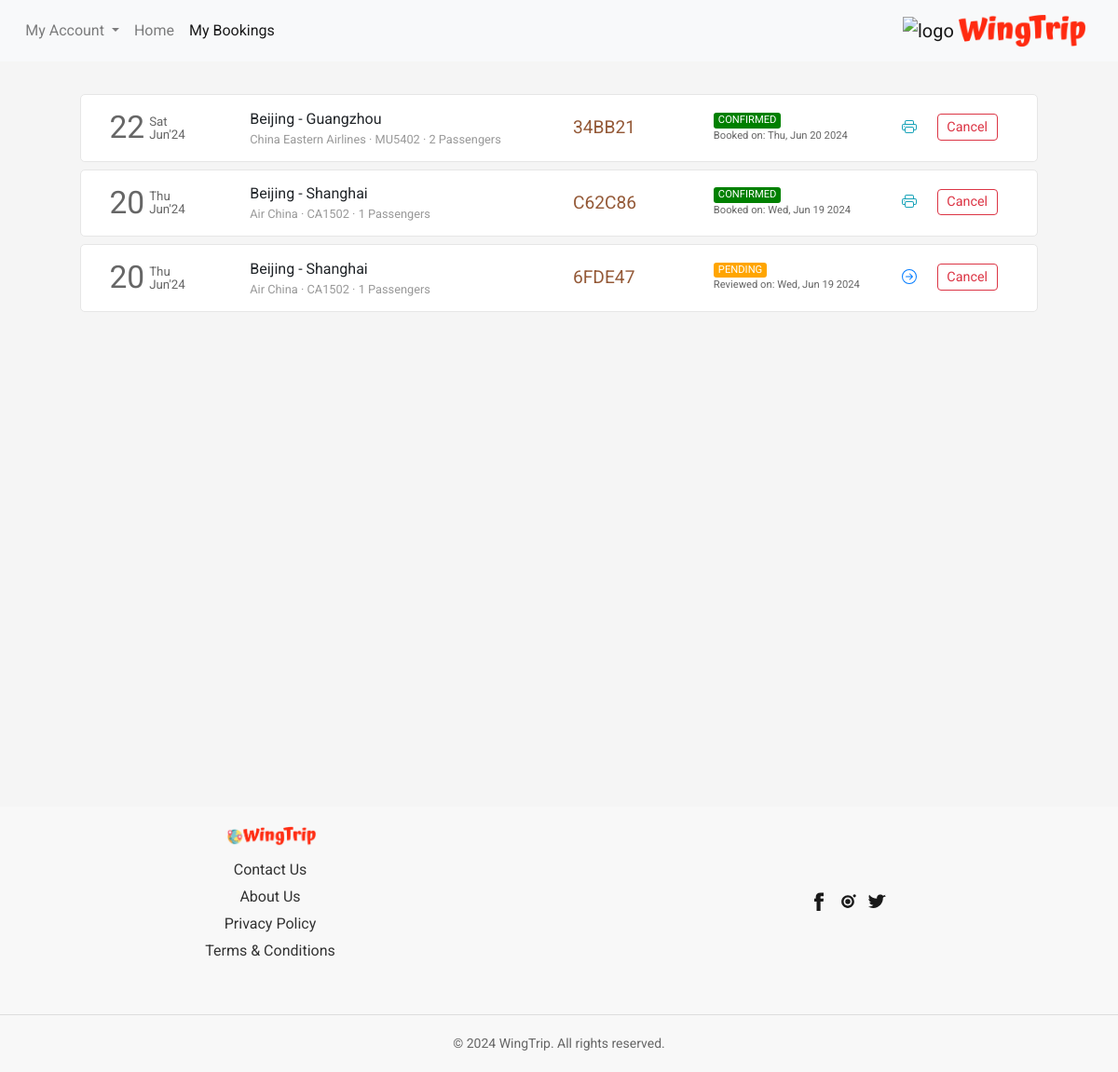
The app's page /flight/bookings (signed in) with its own data.
### flight/models.py (models this page shows, shortened)
class Ticket(models.Model):
    user = models.ForeignKey(User,on_delete=models.CASCADE,related_name="bookings", blank=True, null=True)
    ref_no = models.CharField(max_length=6, unique=True)
    passengers = models.ManyToManyField(Passenger, related_name="flight_tickets")
    flight = models.ForeignKey(Flight, on_delete=models.CASCADE, related_name="tickets", blank=True, null=True)
    flight_ddate = models.DateField(blank=True, null=True)
    flight_adate = models.DateField(blank=True, null=True)
    flight_fare = models.FloatField(blank=True,null=True)
    other_charges = models.FloatField(blank=True,null=True)
    coupon_used = models.CharField(max_length=15,blank=True)
    coupon_discount = models.FloatField(default=0.0)
    total_fare = models.FloatField(blank=True, null=True)
    seat_class = models.CharField(max_length=20, choices=SEAT_CLASS)
    booking_date = models.DateTimeField(default=datetime.now)
    mobile = models.CharField(max_length=20,blank=True)
    email = models.EmailField(max_length=45, blank=True)
    status = models.CharField(max_length=45, choices=TICKET_STATUS)

class Flight(models.Model):
    origin = models.ForeignKey(Place, on_delete=models.CASCADE, related_name="departures")
    destination = models.ForeignKey(Place, on_delete=models.CASCADE, related_name="arrivals")
    depart_time = models.TimeField(auto_now=False, auto_now_add=False)
    depart_day = models.ManyToManyField(Week, related_name="flights_of_the_day")
    duration = models.DurationField(null=True)
    arrival_time = models.TimeField(auto_now=False, auto_now_add=False)
    plane = models.CharField(max_length=24)
    airline = models.CharField(max_length=64)
    economy_fare = models.FloatField(null=True)
    business_fare = models.FloatField(null=True)
    first_fare = models.FloatField(null=True)

class Place(models.Model):
    city = models.CharField(max_length=64)
    airport = models.CharField(max_length=64)
    code = models.CharField(max_length=3)
    country = models.CharField(max_length=64)

### flight/views.py (the view)
# urls.py: path('flight/bookings', views.bookings, name="bookings"),
def bookings(request):
    if request.user.is_authenticated:
        tickets = Ticket.objects.filter(user=request.user).order_by('-booking_date')
        return render(request, 'flight/bookings.html', {
            'page': 'bookings',
            'tickets': tickets
        })
    else:
        return HttpResponseRedirect(reverse('login'))

### flight/templates/flight/bookings.html (shortened to what this page needs)
{% extends 'flight/layout.html' %}
{% load static %}
{% block head %}
    <link rel="stylesheet" href="{% static 'css/bookings_style.css' %}">
{% endblock head %}
{% block body %}
    <section class="section section1">
        <div class="container">
            {% if tickets %}
                {% for ticket in tickets %}
                    <div class="row each-booking-div" id="{{ticket.ref_no}}">
                        <div class="col-2" style="display: flex;">
                            <div style="display: flex; color: #666666; margin-top: auto;">
                                <div>
                                    <span style="font-size: 2.1em;">{{ticket.flight_ddate | date:"d"}}</span>
                                </div>
                                <div style="font-size: smaller; display: flex; margin: auto 0; padding-left: 5px; line-height: 1em;">
                                    <div style="margin: auto;">
                                        <div style="margin-bottom: 1px;">{{ticket.flight_ddate | date:"D"}}</div>
                                        <div style="margin-top: 1px;">{{ticket.flight_ddate | date:"M'y"}}</div>
                                    </div>
                                </div>
                            </div>
                        </div>
                        <div class="col-4 middle-div">
                            <div style="width:100%">
                                <div class="row places-div" style=" display: flex;">
                                    <div style="max-width: 45%;">{{ticket.flight.origin.city}}</div>
                                    <div>&nbsp;-&nbsp;</div>
                                    <div style="max-width: 45%;">{{ticket.flight.destination.city}}</div>
                                </div>
                                <div class="row places-div" style="font-size: .8em; color: #999999; ">
                                    <div style="max-width: 100%;">{{ticket.flight.airline}} &middot; {{ticket.flight.plane}} &middot; {{ticket.passengers.count}} Passengers</div>
                                </div>
                            </div>
                        </div>
                        <div class="col-2 middle-div">
                            <div style="font-size: 1.2em; color: #945937;">{{ticket.ref_no}}</div>
                        </div>
                        <div class="col-2 middle-div">
                            <div>
                                <div class="row status-div">
                                    {% if ticket.status == 'CONFIRMED' %}
                                        <div class="green">{{ticket.status}}</div>
                                    {% endif %}
                                    {% if ticket.status == 'PENDING' %}
                                        <div class="orange">{{ticket.status}}</div>
                                    {% endif %}
                                </div>
                                <div class="row booking-date-div" style="font-size: .7em; color: #666;">
                                    {% if ticket.status == 'CONFIRMED' %}
                                        Booked on: {{ticket.booking_date | date:"D, M d Y"}}
                                    {% endif %}
                                    {% if ticket.status == 'PENDING' %}
                                        Reviewed on: {{ticket.booking_date | date:"D, M d Y"}}
                                    {% endif %}
                                </div>
                            </div>
                        </div>
                        <div class="col-2 last-div">
                            <div>
                                <div class="ticket-action-div">
                                    {% if ticket.status == 'CONFIRMED' %}
                                        <form action="{% url 'getticket' %}" method="get" target="_blank">
                                            <button type="submit" class="btn btn-outline-info btnp pbtn">
                                            </button>
                                        </form>
                                        <button class="btn btn-outline-danger btnp cbtn"  data-ref="{{ticket.ref_no}}" onclick="popup(this)">Cancel</button>
                                    {% endif %}
                                    {% if ticket.status == 'PENDING' %}
                                        <form action="{% url 'resumebooking' %}" method="POST">
                                            <button type="submit" class="btn btn-outline-primary btnp rbtn">
                                            </button>
                                        </form>
                                        <button type="button" class="btn btn-outline-danger btnp cbtn" data-ref="{{ticket.ref_no}}" onclick="popup(this)">Cancel</button>
                                    {% endif %}
                                </div>
                            </div>
                        </div>
                    </div>
                {% endfor %}
            {% endif %}
        </div>
    </section>
{% endblock %}

### flight/templates/flight/layout.html (shortened to what this page needs)
{% load static %}
<!DOCTYPE html>
<html lang="en">
<head>
  <link rel="stylesheet" href="https://stackpath.bootstrapcdn.com/bootstrap/4.4.1/css/bootstrap.min.css">
  <link rel="stylesheet" href="https://use.typekit.net/cav5lva.css">
  <link rel="stylesheet" href="{% static 'css/layout_style.css' %}">
  {% block head %}
  {% endblock %}
</head>
<body>
  <div class="container-fluid">
    <nav class="navbar navbar-expand-lg navbar-light bg-light">
    <div class="collapse navbar-collapse" id="navbarSupportedContent">
        <ul class="navbar-nav mr-auto">
            {% if not user.is_authenticated %}
            <li class="nav-item">
                <button class="btn btn-outline-danger" style="border-radius: 25rem;" onclick="window.location.href = '/login';">
                    <svg width="1.1em" height="1.1em" viewBox="0 1.5 16 16" class="bi bi-person-fill" fill="currentColor" xmlns="http://www.w3.org/2000/svg">
                        <path fill-rule="evenodd" d="M3 14s-1 0-1-1 1-4 6-4 6 3 6 4-1 1-1 1H3zm5-6a3 3 0 1 0 0-6 3 3 0 0 0 0 6z"/>
                    </svg>
                    Login
                </button>
            </li>
            {% else %}
            <li class="nav-item dropdown my-account">
                <a class="nav-link dropdown-toggle" href="#" id="navbarDropdown" role="button" data-toggle="dropdown" aria-haspopup="true" aria-expanded="false">
                    My Account
                </a>
            </li>
            {% endif %}
            <li class="nav-item {% if not page %}active{% endif %}">
                <a class="nav-link" href="{% url 'index' %}">
                    Home</a>
            </li>
            <li class="nav-item {% if page == 'bookings' %}active{% endif %}">
                <a class="nav-link" href="{% url 'bookings' %}">My Bookings</a>
            </li>
        </ul>
    </div>
    <a class="navbar-brand ml-auto" href="{% url 'index' %}">
        <img src="{% static 'img/destination2.png' %}" height="25" alt="logo">
        <img src="{% static 'img/wintrip.png' %}" height="34" alt="logo">
    </a>
</nav>
    <main>
      {% block body %}{% endblock %}
    </main>
   <footer style="background-color: #f8f8f8; padding: 20px 0; font-family: Arial, sans-serif; color: #333;">
  <div style="max-width: 1200px; margin: 0 auto; display: flex; justify-content: space-between; align-items: center; flex-wrap: wrap;">
    <div style="flex: 1 1 300px; margin-right: 20px; text-align: center;">
      <img src="{% static 'img/Remove-bg.ai_1718806525900.png' %}" alt="logo" style="max-width: 100px; height: auto;">
      <ul style="list-style-type: none; padding: 0; margin-top: 10px;">
        <li style="margin-bottom: 5px;"><a href="{%  url 'contact' %}" style="text-decoration: none; color: #333;">Contact Us</a></li>
        <li style="margin-bottom: 5px;"><a href="#" style="text-decoration: none; color: #333;">About Us</a></li>
        <li style="margin-bottom: 5px;"><a href="#" style="text-decoration: none; color: #333;">Privacy Policy</a></li>
        <li><a href="#" style="text-decoration: none; color: #333;">Terms &amp; Conditions</a></li>
      </ul>
    </div>
    <div style="flex: 1 1 300px; margin-left: 20px; text-align: center;">
      <div style="display: flex; justify-content: center;">
        <a href="#" style="margin-right: 10px; text-decoration: none; color: #333;"></a>
        <a href="#" style="margin-right: 10px; text-decoration: none; color: #333;"></a>
        <a href="#" style="text-decoration: none; color: #333;"></a>
      </div>
    </div>
    <div style="flex: 1 1 100%; text-align: center; margin-top: 20px;">
      <hr style="border-top: 1px solid #ddd; margin: 20px 0;">
      <div style="font-size: 14px; color: #666;">&copy; 2024 WingTrip. All rights reserved.</div>
    </div>
  </div>
</footer>
  </div>
</body>
</html>

### flight/static/css/layout_style.css (style rules this page uses)
body { margin: 0px; padding: 0px; font-family: "Rubik", sans-serif; font-weight: normal; font-style: normal; min-width: 250px; }
.container-fluid { padding-left: 0px; padding-right: 0px; }
.navbar { padding: .7rem 1.2rem; background-color: #fff; transition-duration: .2s; }
.section { background-size: cover; background-position: center; background-repeat: no-repeat; padding: 30px 50px; min-height: 100vh; }
footer { background-color: rgb(255,242,242); margin-top: 0px; padding-top: 1px; }

### flight/static/css/bookings_style.css (style rules this page uses)
* { font-family: 'Roboto', sans-serif; }
body { background-color: #f5f5f5; word-wrap: break-word; }
.container { cursor: pointer; }
.each-booking-div { width: 96%; margin: 5px auto 8px auto; transition-duration: .4s; padding: 10px 15px; background-color: #fff; border: 1px solid #e6e6e6; border-radius: 5px; }
.btnp { padding: .15rem .6rem; font-size: .9em; margin-top: 3px; margin-bottom: 5px; }
.each-booking-div > div { display: flex; overflow: auto; }
.each-booking-div > div > div { margin-top: auto; margin-bottom: auto; width: 100%; }
.green, .red, .orange { border-radius: 3px; color: white; padding-left: 5px; padding-right: 5px; font-size: .7em; }
.green { background-color: green; }
.orange { background-color: orange; }
.ticket-action-div { display: flex; justify-content: space-evenly; }
.pbtn, .rbtn { border: 0; }

### records on screen
Ticket: flight_ddate "22", flight_ddate "Sat", flight_ddate "Jun'24", flight.origin.city "Beijing", flight.destination.city "Guangzhou", flight.airline "China Eastern Airlines", flight.plane "MU5402", passengers.count "2", ref_no "34BB21", status "CONFIRMED", booking_date "Thu, Jun 20 2024"
Ticket: flight_ddate "20", flight_ddate "Thu", flight_ddate "Jun'24", flight.origin.city "Beijing", flight.destination.city "Shanghai", flight.airline "Air China", flight.plane "CA1502", passengers.count "1", ref_no "C62C86", status "CONFIRMED", booking_date "Wed, Jun 19 2024"
Ticket: flight_ddate "20", flight_ddate "Thu", flight_ddate "Jun'24", flight.origin.city "Beijing", flight.destination.city "Shanghai", flight.airline "Air China", flight.plane "CA1502", passengers.count "1", ref_no "6FDE47", status "PENDING", booking_date "Wed, Jun 19 2024"
